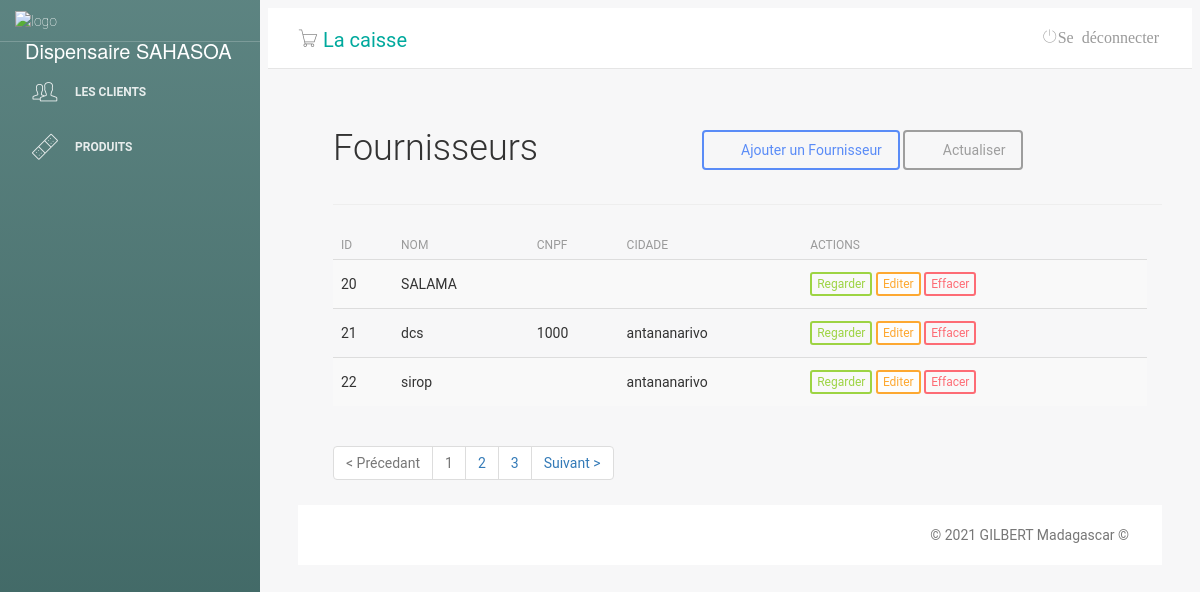
The page /main.php?pg=fornecedores on the database as committed earlier.
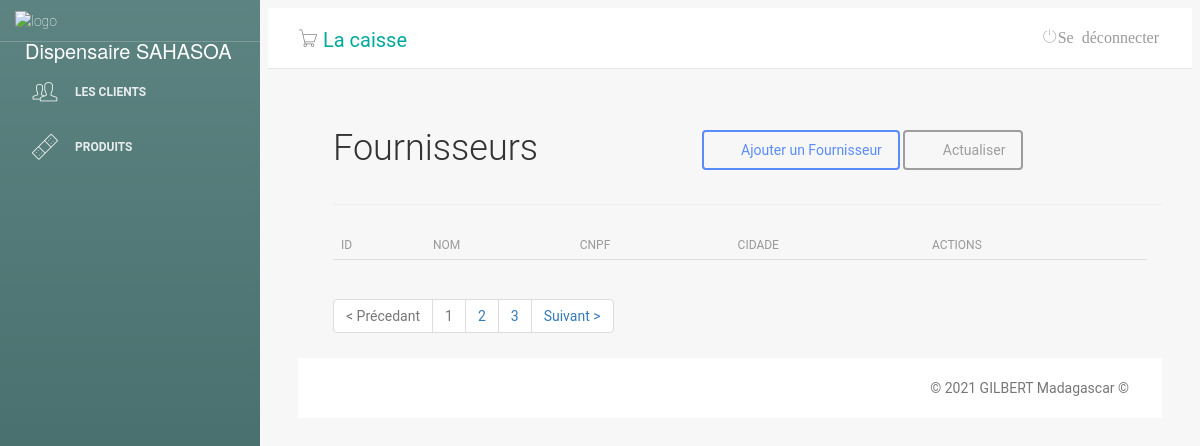
The same page on the database as committed later.
### tables this page shows
CREATE TABLE "tb_fornecedores" (
	"id"	INTEGER,
	"nome"	varchar(55),
	"cnpj"	int(20),
	"inscricao"	int(20),
	"endereco"	varchar(55),
	"numero"	int(5),
	"bairro"	varchar(55),
	"cidade"	varchar(55),
	"cep"	TEXT,
	"uf"	varchar(2),
	"telefone"	int(11),
	"email"	varchar(55),
	PRIMARY KEY("id" AUTOINCREMENT)
);

### fornecedores.php (the view, shortened to what this page needs)
<?php
include ('classes/Mysql.php');
?>
<?php
$sql=$db->prepare("SELECT * FROM `tb_fornecedores`");
$sql->execute();
$fornecedores= $sql->fetchAll();
 ?>
<div class="lista-cliente">
    <div id="top" class="row">
        <div class="col-sm-2">
            <h2>Fournisseurs</h2>
        </div>
        <div class="col-sm-5">
        </div>
        <div class="col-sm-5 btn-lista">
            <a class="btn btn-primary" href="?pg=adicionar-fornecedor"><i class="fa fa-plus"></i> Ajouter un Fournisseur</a>
            <a class="btn btn-default" href="?pg=fornecedores"><i class="fa fa-refresh"></i> Actualiser</a>
        </div>
    </div>
 <hr />
    <div id="list" class="row">
        <div class="table-responsive col-md-12">
            <table class="table table-striped" cellspacing="0" cellpadding="0">
                <thead>
                <tr>
                    <th>ID</th>
                    <th>Nom</th>
                    <th>Cnpf</th>
                    <th>cidade</th>
                    <th class="actions">actions</th>
                </tr>
                </thead>
                <tbody>
                <tr>
					<?php foreach ($fornecedores as $value) : ?>
                    <td><?php echo $value['id']?></td>
                    <td><?php echo $value['nome']?></td>
                    <td><?php echo $value['cnpj']?></td>
                    <td><?php echo $value['cidade']?></td>
                    <td class="actions">
                        <a class="btn btn-success btn-xs" href="?pg=visualizar-fornecedor&id=<?php echo $value['id']; ?>">Regarder</a>
                        <a class="btn btn-warning btn-xs" href="?pg=editar-fornecedor&id=<?php echo $value['id']; ?> " style="background-color: white;" >Editer</a>
                        <a class="btn btn-danger btn-xs" onclick="return window.confirm('Voulez-vous vraiment supprimer ce fournisseur ?');" href="?pg=fornecedores&deletar=<?php echo $value['id']; ?>">Effacer</a>
                    </td>
                </tr>
                <?php endforeach; ?>
                </tbody>
            </table>
    <div id="bottom" class="row">
        <div class="col-md-12">
            <ul class="pagination">
                <li class="disabled"><a>&lt; Précedant</a></li>
                <li class="disabled"><a>1</a></li>
                <li><a href="#">2</a></li>
                <li><a href="#">3</a></li>
                <li class="next"><a href="#" rel="next">Suivant &gt;</a></li>
            </ul>
        </div>
    </div>
</div>

Rows that differ between the two databases and show on the page:
removed tb_fornecedores: id "20", nome "SALAMA"
removed tb_fornecedores: id "21", nome "dcs", cnpj "1000", cidade "antananarivo"
removed tb_fornecedores: id "22", nome "sirop", cidade "antananarivo"
